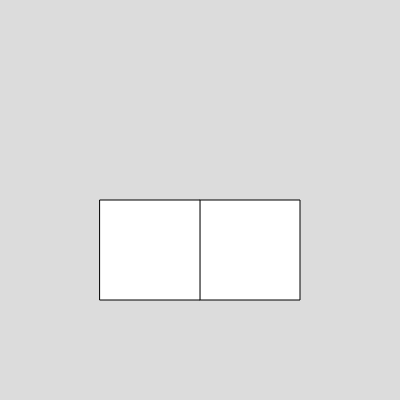
Frame 1 (no input)
Frame 60 (no input): identical to frame 1, image omitted
Frame 120 (the mouse pressed at the canvas centre since frame 60): identical to frame 1, image omitted

The p5.js sketch that drew this single still picture (run headless with seeded random() and noise() and a simulated clock; from frame 60 on, the mouse is pressed at the canvas centre):

// p5.js sketch
// ── sketch.js
function setup() {
  createCanvas(400, 400);
}

function draw() {

  background(220);
  rect(200,200,100,100);
  rect(100,200,100,100);
}
